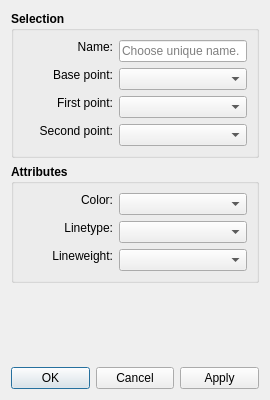
<?xml version="1.0" encoding="UTF-8"?>
<ui version="4.0">
 <class>DialogHeight</class>
 <widget class="QDialog" name="DialogHeight">
  <property name="geometry">
   <rect>
    <x>0</x>
    <y>0</y>
    <width>270</width>
    <height>400</height>
   </rect>
  </property>
  <property name="minimumSize">
   <size>
    <width>270</width>
    <height>0</height>
   </size>
  </property>
  <property name="windowTitle">
   <string>Point - Intersect Line and Perpendicular</string>
  </property>
  <property name="windowIcon">
   <iconset resource="../../../vmisc/share/resources/icon.qrc">
    <normaloff>:/icon/64x64/icon64x64.png</normaloff>:/icon/64x64/icon64x64.png</iconset>
  </property>
  <property name="locale">
   <locale language="English" country="UnitedStates"/>
  </property>
  <layout class="QVBoxLayout" name="verticalLayout_2">
   <item>
    <widget class="QGroupBox" name="groupBox">
     <property name="font">
      <font>
       <pointsize>9</pointsize>
       <bold>true</bold>
      </font>
     </property>
     <property name="title">
      <string>Selection</string>
     </property>
     <layout class="QVBoxLayout" name="verticalLayout">
      <item>
       <layout class="QFormLayout" name="formLayout">
        <property name="labelAlignment">
         <set>Qt::AlignRight|Qt::AlignTrailing|Qt::AlignVCenter</set>
        </property>
        <item row="0" column="0">
         <widget class="QLabel" name="labelEditNamePoint">
          <property name="sizePolicy">
           <sizepolicy hsizetype="Fixed" vsizetype="Fixed">
            <horstretch>0</horstretch>
            <verstretch>0</verstretch>
           </sizepolicy>
          </property>
          <property name="minimumSize">
           <size>
            <width>90</width>
            <height>0</height>
           </size>
          </property>
          <property name="font">
           <font>
            <pointsize>9</pointsize>
            <bold>false</bold>
           </font>
          </property>
          <property name="text">
           <string>Name:</string>
          </property>
          <property name="alignment">
           <set>Qt::AlignRight|Qt::AlignTrailing|Qt::AlignVCenter</set>
          </property>
         </widget>
        </item>
        <item row="0" column="1">
         <widget class="QLineEdit" name="lineEditNamePoint">
          <property name="minimumSize">
           <size>
            <width>80</width>
            <height>0</height>
           </size>
          </property>
          <property name="font">
           <font>
            <pointsize>9</pointsize>
            <bold>false</bold>
           </font>
          </property>
          <property name="toolTip">
           <string>Unique name</string>
          </property>
          <property name="placeholderText">
           <string>Choose unique name.</string>
          </property>
         </widget>
        </item>
        <item row="1" column="0">
         <widget class="QLabel" name="labelBasePoint">
          <property name="sizePolicy">
           <sizepolicy hsizetype="Fixed" vsizetype="Fixed">
            <horstretch>0</horstretch>
            <verstretch>0</verstretch>
           </sizepolicy>
          </property>
          <property name="minimumSize">
           <size>
            <width>90</width>
            <height>0</height>
           </size>
          </property>
          <property name="font">
           <font>
            <pointsize>9</pointsize>
            <bold>false</bold>
           </font>
          </property>
          <property name="text">
           <string>Base point:</string>
          </property>
          <property name="alignment">
           <set>Qt::AlignRight|Qt::AlignTrailing|Qt::AlignVCenter</set>
          </property>
         </widget>
        </item>
        <item row="1" column="1">
         <widget class="QComboBox" name="comboBoxBasePoint">
          <property name="minimumSize">
           <size>
            <width>80</width>
            <height>0</height>
           </size>
          </property>
          <property name="font">
           <font>
            <pointsize>9</pointsize>
            <bold>false</bold>
           </font>
          </property>
         </widget>
        </item>
        <item row="2" column="0">
         <widget class="QLabel" name="labelFirstLinePoint">
          <property name="sizePolicy">
           <sizepolicy hsizetype="Fixed" vsizetype="Fixed">
            <horstretch>0</horstretch>
            <verstretch>0</verstretch>
           </sizepolicy>
          </property>
          <property name="minimumSize">
           <size>
            <width>90</width>
            <height>0</height>
           </size>
          </property>
          <property name="font">
           <font>
            <pointsize>9</pointsize>
            <bold>false</bold>
           </font>
          </property>
          <property name="text">
           <string>First point:</string>
          </property>
          <property name="alignment">
           <set>Qt::AlignRight|Qt::AlignTrailing|Qt::AlignVCenter</set>
          </property>
         </widget>
        </item>
        <item row="2" column="1">
         <widget class="QComboBox" name="comboBoxP1Line">
          <property name="minimumSize">
           <size>
            <width>80</width>
            <height>0</height>
           </size>
          </property>
          <property name="font">
           <font>
            <pointsize>9</pointsize>
            <bold>false</bold>
           </font>
          </property>
         </widget>
        </item>
        <item row="3" column="0">
         <widget class="QLabel" name="labelSecondLinePoint">
          <property name="sizePolicy">
           <sizepolicy hsizetype="Fixed" vsizetype="Fixed">
            <horstretch>0</horstretch>
            <verstretch>0</verstretch>
           </sizepolicy>
          </property>
          <property name="minimumSize">
           <size>
            <width>90</width>
            <height>0</height>
           </size>
          </property>
          <property name="font">
           <font>
            <pointsize>9</pointsize>
            <bold>false</bold>
           </font>
          </property>
          <property name="text">
           <string>Second point:</string>
          </property>
          <property name="alignment">
           <set>Qt::AlignRight|Qt::AlignTrailing|Qt::AlignVCenter</set>
          </property>
         </widget>
        </item>
        <item row="3" column="1">
         <widget class="QComboBox" name="comboBoxP2Line">
          <property name="minimumSize">
           <size>
            <width>80</width>
            <height>0</height>
           </size>
          </property>
          <property name="font">
           <font>
            <pointsize>9</pointsize>
            <bold>false</bold>
           </font>
          </property>
         </widget>
        </item>
       </layout>
      </item>
     </layout>
    </widget>
   </item>
   <item>
    <widget class="QGroupBox" name="attributes_GroupBox">
     <property name="minimumSize">
      <size>
       <width>240</width>
       <height>0</height>
      </size>
     </property>
     <property name="font">
      <font>
       <pointsize>9</pointsize>
       <bold>true</bold>
      </font>
     </property>
     <property name="title">
      <string>Attributes</string>
     </property>
     <layout class="QVBoxLayout" name="verticalLayout_4">
      <item>
       <layout class="QFormLayout" name="formLayout_2">
        <property name="labelAlignment">
         <set>Qt::AlignRight|Qt::AlignTrailing|Qt::AlignVCenter</set>
        </property>
        <item row="1" column="0">
         <widget class="QLabel" name="lineType_Label">
          <property name="sizePolicy">
           <sizepolicy hsizetype="MinimumExpanding" vsizetype="Fixed">
            <horstretch>0</horstretch>
            <verstretch>0</verstretch>
           </sizepolicy>
          </property>
          <property name="minimumSize">
           <size>
            <width>90</width>
            <height>0</height>
           </size>
          </property>
          <property name="maximumSize">
           <size>
            <width>16777215</width>
            <height>16777215</height>
           </size>
          </property>
          <property name="font">
           <font>
            <pointsize>9</pointsize>
            <bold>false</bold>
           </font>
          </property>
          <property name="text">
           <string>Linetype:</string>
          </property>
          <property name="alignment">
           <set>Qt::AlignRight|Qt::AlignTrailing|Qt::AlignVCenter</set>
          </property>
         </widget>
        </item>
        <item row="1" column="1">
         <widget class="LineTypeComboBox" name="lineType_ComboBox">
          <property name="sizePolicy">
           <sizepolicy hsizetype="Expanding" vsizetype="Fixed">
            <horstretch>0</horstretch>
            <verstretch>0</verstretch>
           </sizepolicy>
          </property>
          <property name="minimumSize">
           <size>
            <width>80</width>
            <height>0</height>
           </size>
          </property>
          <property name="maximumSize">
           <size>
            <width>16777215</width>
            <height>16777215</height>
           </size>
          </property>
          <property name="font">
           <font>
            <pointsize>9</pointsize>
            <bold>false</bold>
           </font>
          </property>
         </widget>
        </item>
        <item row="2" column="0">
         <widget class="QLabel" name="lineWeight_Label">
          <property name="sizePolicy">
           <sizepolicy hsizetype="MinimumExpanding" vsizetype="Fixed">
            <horstretch>0</horstretch>
            <verstretch>0</verstretch>
           </sizepolicy>
          </property>
          <property name="minimumSize">
           <size>
            <width>90</width>
            <height>0</height>
           </size>
          </property>
          <property name="maximumSize">
           <size>
            <width>16777215</width>
            <height>16777215</height>
           </size>
          </property>
          <property name="font">
           <font>
            <pointsize>9</pointsize>
            <bold>false</bold>
           </font>
          </property>
          <property name="text">
           <string>Lineweight:</string>
          </property>
          <property name="alignment">
           <set>Qt::AlignRight|Qt::AlignTrailing|Qt::AlignVCenter</set>
          </property>
         </widget>
        </item>
        <item row="2" column="1">
         <widget class="LineWeightComboBox" name="lineWeight_ComboBox">
          <property name="sizePolicy">
           <sizepolicy hsizetype="Expanding" vsizetype="Fixed">
            <horstretch>0</horstretch>
            <verstretch>0</verstretch>
           </sizepolicy>
          </property>
          <property name="minimumSize">
           <size>
            <width>80</width>
            <height>0</height>
           </size>
          </property>
          <property name="font">
           <font>
            <pointsize>9</pointsize>
            <bold>false</bold>
           </font>
          </property>
         </widget>
        </item>
        <item row="0" column="0">
         <widget class="QLabel" name="lineColor_Label">
          <property name="sizePolicy">
           <sizepolicy hsizetype="MinimumExpanding" vsizetype="Fixed">
            <horstretch>0</horstretch>
            <verstretch>0</verstretch>
           </sizepolicy>
          </property>
          <property name="minimumSize">
           <size>
            <width>90</width>
            <height>0</height>
           </size>
          </property>
          <property name="maximumSize">
           <size>
            <width>16777215</width>
            <height>16777215</height>
           </size>
          </property>
          <property name="font">
           <font>
            <pointsize>9</pointsize>
            <bold>false</bold>
           </font>
          </property>
          <property name="text">
           <string>Color:</string>
          </property>
          <property name="alignment">
           <set>Qt::AlignRight|Qt::AlignTrailing|Qt::AlignVCenter</set>
          </property>
         </widget>
        </item>
        <item row="0" column="1">
         <widget class="ColorComboBox" name="lineColor_ComboBox">
          <property name="sizePolicy">
           <sizepolicy hsizetype="Expanding" vsizetype="Fixed">
            <horstretch>0</horstretch>
            <verstretch>0</verstretch>
           </sizepolicy>
          </property>
          <property name="minimumSize">
           <size>
            <width>80</width>
            <height>0</height>
           </size>
          </property>
          <property name="font">
           <font>
            <pointsize>9</pointsize>
            <bold>false</bold>
           </font>
          </property>
         </widget>
        </item>
       </layout>
      </item>
     </layout>
    </widget>
   </item>
   <item>
    <spacer name="verticalSpacer">
     <property name="orientation">
      <enum>Qt::Vertical</enum>
     </property>
     <property name="sizeHint" stdset="0">
      <size>
       <width>20</width>
       <height>90</height>
      </size>
     </property>
    </spacer>
   </item>
   <item>
    <widget class="QDialogButtonBox" name="buttonBox">
     <property name="orientation">
      <enum>Qt::Horizontal</enum>
     </property>
     <property name="standardButtons">
      <set>QDialogButtonBox::Apply|QDialogButtonBox::Cancel|QDialogButtonBox::Ok</set>
     </property>
    </widget>
   </item>
  </layout>
 </widget>
 <customwidgets>
  <customwidget>
   <class>ColorComboBox</class>
   <extends>QComboBox</extends>
   <header location="global">color_combobox.h</header>
  </customwidget>
  <customwidget>
   <class>LineTypeComboBox</class>
   <extends>QComboBox</extends>
   <header location="global">linetype_combobox.h</header>
  </customwidget>
  <customwidget>
   <class>LineWeightComboBox</class>
   <extends>QComboBox</extends>
   <header location="global">lineweight_combobox.h</header>
  </customwidget>
 </customwidgets>
 <tabstops>
  <tabstop>lineEditNamePoint</tabstop>
  <tabstop>comboBoxBasePoint</tabstop>
  <tabstop>comboBoxP1Line</tabstop>
  <tabstop>comboBoxP2Line</tabstop>
  <tabstop>buttonBox</tabstop>
 </tabstops>
 <resources>
  <include location="../../../vmisc/share/resources/icon.qrc"/>
 </resources>
 <connections>
  <connection>
   <sender>buttonBox</sender>
   <signal>accepted()</signal>
   <receiver>DialogHeight</receiver>
   <slot>accept()</slot>
   <hints>
    <hint type="sourcelabel">
     <x>248</x>
     <y>254</y>
    </hint>
    <hint type="destinationlabel">
     <x>157</x>
     <y>274</y>
    </hint>
   </hints>
  </connection>
  <connection>
   <sender>buttonBox</sender>
   <signal>rejected()</signal>
   <receiver>DialogHeight</receiver>
   <slot>reject()</slot>
   <hints>
    <hint type="sourcelabel">
     <x>316</x>
     <y>260</y>
    </hint>
    <hint type="destinationlabel">
     <x>286</x>
     <y>274</y>
    </hint>
   </hints>
  </connection>
 </connections>
</ui>
